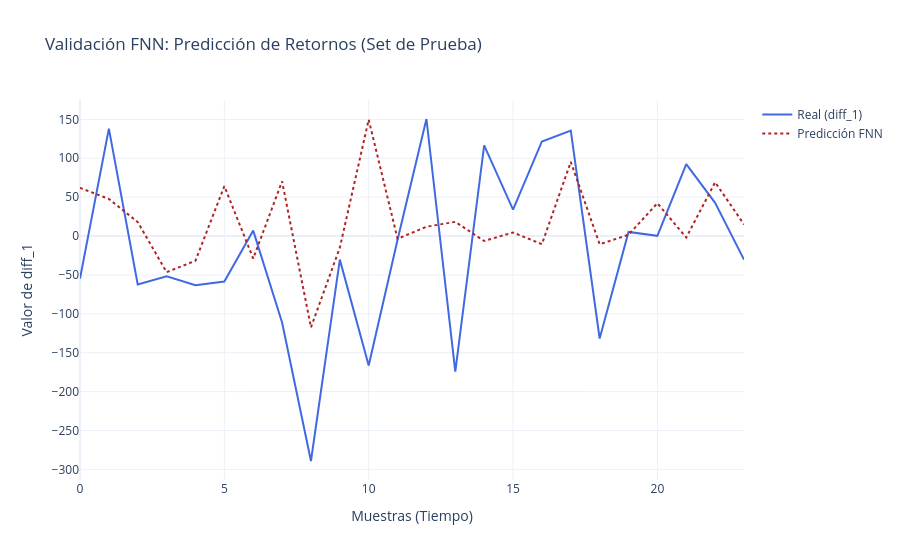

Source (notebook cell):
### Code cell
fig_fnn = go.Figure()
y_pred_scaled = model.predict(X_test_scaled)
y_pred = scaler_preds.inverse_transform(y_pred_scaled)

# Línea de valores reales
fig_fnn.add_trace(go.Scatter(
    y=y_test, 
    mode='lines', 
    name='Real (diff_1)',
    line=dict(color='royalblue', width=2)
))

# Línea de predicción de la red neuronal
fig_fnn.add_trace(go.Scatter(
    y=y_pred.flatten(), 
    mode='lines', 
    name='Predicción FNN',
    line=dict(color='firebrick', width=2, dash='dot')
))

fig_fnn.update_layout(
    title='Validación FNN: Predicción de Retornos (Set de Prueba)',
    xaxis_title='Muestras (Tiempo)',
    yaxis_title='Valor de diff_1',
    hovermode='x unified',
    template='plotly_white'
)

fig_fnn.show()

### Figure 1 — Plotly figure (JSON) as saved in the notebook; plotly's stock layout.template omitted (floating-point values rounded to 4 significant figures)
{"data": [{"line": {"color": "royalblue", "width": 2}, "mode": "lines", "name": "Real (diff_1)", "type": "scatter", "y": [-54.6, 138.2, -62.3, -51.6, -63.3, -58.5, 7.0, -111.1, -289.2, -30.3, -166.3, -4.8, 150.5, -174.3, 116.5, 34.0, 121.6, 135.6, -131.7, 5.3, 0.3003, 92.4, 42.7, -30.3]}, {"line": {"color": "firebrick", "dash": "dot", "width": 2}, "mode": "lines", "name": "Predicción FNN", "type": "scatter", "y": [61.98, 47.71, 18.02, -46.45, -31.74, 64.16, -28.9, 70.37, -117.4, -14.92, 149.7, -3.545, 12.0, 18.28, -6.344, 4.635, -10.39, 95.36, -10.59, 1.692, 42.2, -1.879, 69.17, 15.0]}], "layout": {"hovermode": "x unified", "title": {"text": "Validación FNN: Predicción de Retornos (Set de Prueba)"}, "xaxis": {"title": {"text": "Muestras (Tiempo)"}}, "yaxis": {"title": {"text": "Valor de diff_1"}}}}
